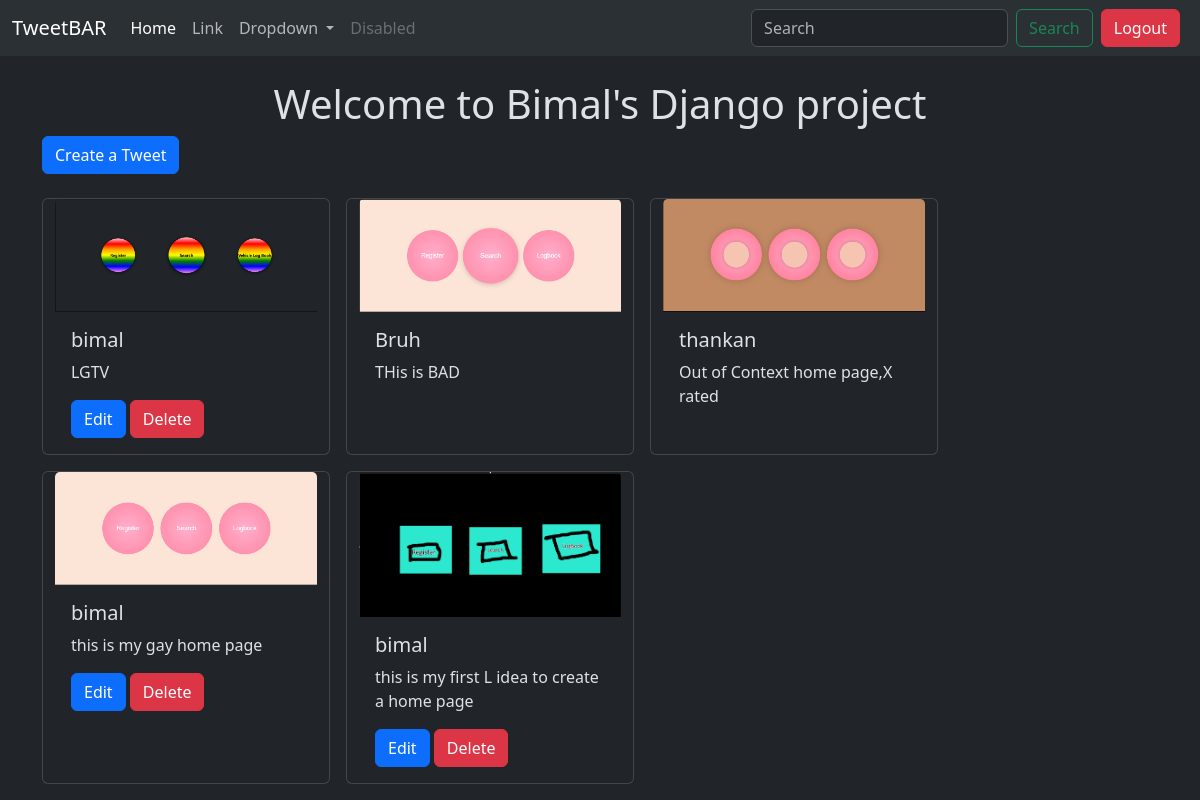
The page /tweet/ (signed in) on the database its author committed.
### tweet/models.py (models this page shows, shortened)
class Tweet(models.Model):
    user=models.ForeignKey(User,on_delete=models.CASCADE)
    text=models.TextField(max_length=240)
    photo=models.ImageField(upload_to="photos/",blank=True,null=True)
    created_at=models.DateTimeField(auto_now_add=True)
    updated_at=models.DateTimeField(auto_now=True)

### tweet/views.py (the view)
# urls.py: path('',views.tweet_list,name='tweet_list'),
def tweet_list(request):
    tweets=Tweet.objects.all().order_by('-created_at')
    return render(request,'tweet_list.html',{'tweets':tweets})

### tweet/templates/tweet_list.html (shortened to what this page needs)
{% extends "layout.html" %}
{% block content %}
<h1 class="text-center mt-4">Welcome to Bimal's Django project</h1>
<a class="btn btn-primary mb-4" href="{% url 'tweet_create' %}">Create a Tweet</a>
<div class="container row gap-3">
{% for tweet in tweets %}
    <div class="card" style="width: 18rem;">
        <img src="{{tweet.photo.url}}" class="card-img-top" alt="...">
        <div class="card-body">
        <h5 class="card-title">{{tweet.user.username}}</h5>
        <p class="card-text">{{ tweet.text }}</p>
        {% if tweet.user == user %}
        <a href="{% url 'tweet_edit' tweet.id %}" class="btn btn-primary">Edit</a>
        <a href="{% url 'tweet_delete' tweet.id %}" class="btn btn-danger">Delete</a>
        {% endif %}
        </div>
    </div>
    {% endfor %}
</div>
{% endblock %}

### rows shown on the page
Tweet: photo (picture), user.username "bimal", text "LGTV", shows "Edit"
Tweet: photo (picture), user.username "Bruh", text "THis is BAD"
Tweet: photo (picture), user.username "thankan", text "Out of Context home page,X rated"
Tweet: photo (picture), user.username "bimal", text "this is my gay home page", shows "Edit"
Tweet: photo (picture), user.username "bimal", text "this is my first L idea to create a home page", shows "Edit"
